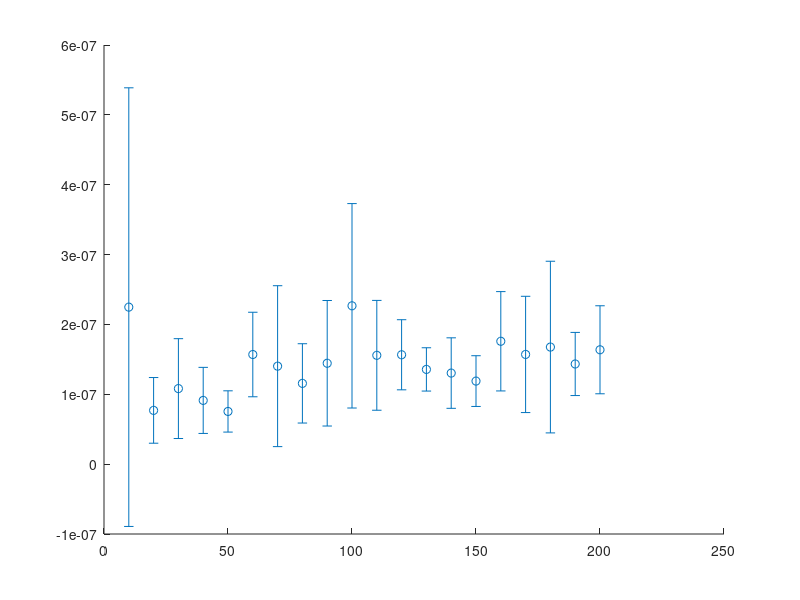

MATLAB code to generate this figure: (Note: this script raises an error after producing the figure.)
N = 15;
pmat = load('./bin_pop_10_5_200_N_15/p.mat');
p = pmat.p;

tmat = load('./bin_pop_10_5_200_N_15/t.mat');
t = tmat.t;

vmat = load('./bin_pop_10_5_200_N_15/v.mat');
v = vmat.v;

circuitTrue = 6.29e-4*ones(size(p));
yeastTrue = 1.202e-6*ones(size(p));
motilTrue = 2.16117e-7*ones(size(p));
futileTrue = 1.71e-7*ones(size(p));

x = 10:5:200;
err = zeros(size(x));

for i = 1:size(x, 2)
    disp(v(i))
    SE = (1/sqrt(N))*sqrt(v(i));
    disp(SE)
    zstar = 1.96;
    err(i) = zstar*SE;
end

figure(1)
%hold on
%plot(bin_pop_values, p, bin_pop_values, yeastTrue, 'lineWidth', 2)
hold on
errorbar(x(1:2:end), p(1:2:end), err(1:2:end), 'o', 'LineWidth', 2)
hold on
plot(x(1:2:end), futileTrue(1:2:end), 'lineWidth', 2)
hold on
plot(x(1:2:end), p(1:2:end), ':', 'LineWidth', 1.5, 'Color', [0 0.447 0.7410])
legend("WE Estimate", "True Probability")
set (gcf, 'color', 'w')
legend boxoff 
xlabel("Bin Size", 'fontsize', 20)
ylabel("Probability", 'fontsize', 20)
set (gca, 'linewidth', 4)
set(gca, 'YScale', 'log')
ylim([10^-09 10^-03])
ax = gca;
ax.FontSize = 24;
%exportgraphics(ax,'yeast_estimate_log.png','Resolution',96)



figure(2)
hold on
plot(x(1:2:end), t(1:2:end), 'lineWidth', 2)
legend("Time")
set (gcf, 'color', 'w')
legend boxoff 
xlabel("Bin Size", 'fontsize', 20)
ylabel("Time(s)", 'fontsize', 20)
set (gca, 'linewidth', 4)
ay=gca;
ay.FontSize = 24;
%exportgraphics(ay,'yeast_time.png','Resolution',96)

%{
figure(3)
hold on
plot(bin_pop_values, p, bin_pop_values, yeastTrue, 'lineWidth', 2)
legend("WE Estimate", "True Probability")
set (gcf, 'color', 'w')
legend boxoff 
xlabel("Bin Size", 'fontsize', 20)
ylabel("Probability", 'fontsize', 20)
set (gca, 'linewidth', 4)
az=gca;
%exportgraphics(az,'yeast_estimate.png','Resolution',96)

%}

